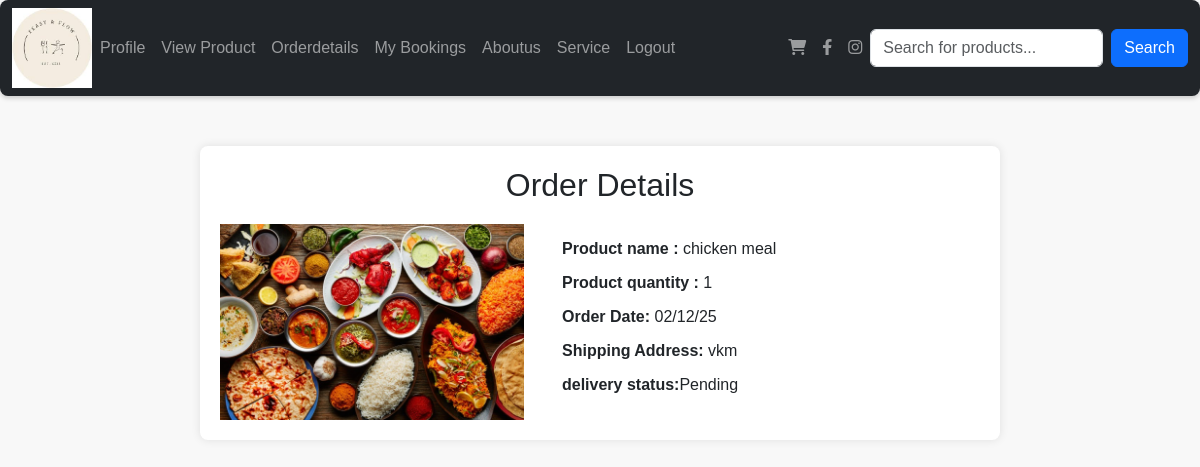
Before: /orderdetails/ (signed in) with the older database file.
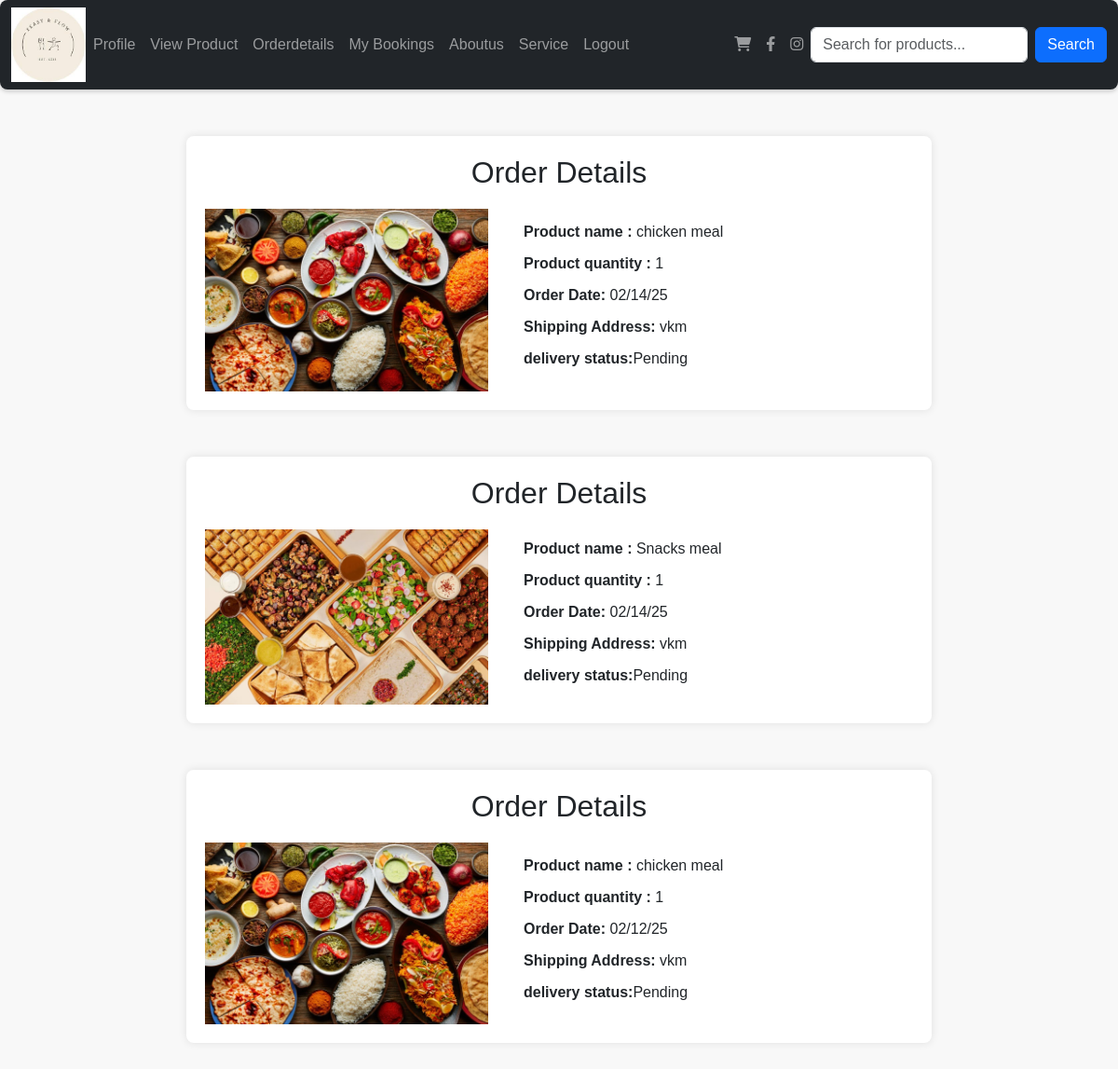
After: the same page with the newer database file.
### app/models.py (models this page shows, shortened)
class Buy(models.Model):
    product = models.ForeignKey(Product,on_delete=models.CASCADE)
    user = models.ForeignKey(Register,on_delete=models.CASCADE)
    date_of_buying = models.TextField()
    quantity = models.IntegerField()
    price = models.IntegerField()
    DELIVERY_STATUS_CHOICES = [
        ("Pending", "Pending"),
        ("Shipped", "Shipped"),
        ("In Transit", "In Transit"),
        ("Delivered", "Delivered"),
    ]
    delivery_status = models.CharField(
        max_length=20, choices=DELIVERY_STATUS_CHOICES, default="Pending"
    )

class Product(models.Model):
    shop = models.ForeignKey(Shopreg,on_delete=models.CASCADE)
    name = models.TextField()
    discription = models.TextField()
    price = models.IntegerField()
    quantity = models.IntegerField()
    offerprice = models.IntegerField()
    image = models.FileField()

class Register(models.Model):
    Email = models.EmailField(unique=True)
    name = models.TextField()
    phonenumber = models.IntegerField()
    password = models.TextField()
    location= models.TextField()

### app/views.py (the view)
# urls.py: path('orderdetails/',views.orderdetails),
def orderdetails(req):
    data=Buy.objects.filter(user=get_usr(req))[::-1]
    return render(req,'user/orderdetails.html',{'data':data})

### app/views.py (called while the page is built)
def get_usr(req):
    data=Register.objects.get(Email=req.session['user'])
    return data

### templates/user/orderdetails.html (shortened to what this page needs)
<!DOCTYPE html>
<html lang="en">
<head>
    <link href="https://cdn.jsdelivr.net/npm/bootstrap@5.3.3/dist/css/bootstrap.min.css" rel="stylesheet">
  <link href="https://cdnjs.cloudflare.com/ajax/libs/font-awesome/6.0.0-beta3/css/all.min.css" rel="stylesheet">
</head>
<body>
  <nav id="nav" class="navbar navbar-expand-sm navbar-dark bg-dark">
    <div class="container-fluid">
      <a href="../userhome" class="logo">
        <img src="../static/images.jpg" alt="logo" width="80px">
      </a>
      <div class="collapse navbar-collapse" id="mynavbar">
        <ul class="navbar-nav me-auto">
          <li class="nav-item">
            <a class="nav-link" href="../profile">Profile</a>
          </li>
          <li class="nav-item">
            <a class="nav-link" href="{% url 'userviewproduct' %}">View Product</a>
          </li>
          <li class="nav-item">
            <a class="nav-link" href="../orderdetails">Orderdetails</a>
          </li>
          <li class="nav-item">
            <a class="nav-link" href="../booking-history">My Bookings</a>
          </li>
        <li class="nav-item">
          <a class="nav-link" href="../aboutus">Aboutus</a>
        </li>
      <li class="nav-item">
        <a class="nav-link" href="../service">Service</a>
      </li>
          <li class="nav-item">
            <a class="nav-link" href="../logout">Logout</a>
          </li>
        </ul>
         <ul class="navbar-nav d-flex">
          <li class="nav-item">
            <a class="nav-link" href="../user_view_cart" target="_blank">
              <i class="fas fa-shopping-cart"></i>
            </a>
          </li>
          <li class="nav-item">
            <a class="nav-link" href="https://facebook.com" target="_blank">
              <i class="fab fa-facebook-f"></i>
            </a>
          </li>
          <li class="nav-item">
            <a class="nav-link" href="https://instagram.com" target="_blank">
              <i class="fab fa-instagram"></i>
            </a>
          </li>
        </ul>
    <form class="d-flex" method="post" action="{% url 'product_search' %}">
      <input type="text" class="form-control me-2" name="query" placeholder="Search for products...">
      <button type="submit" class="btn btn-primary">Search</button>
    </form>
      </div>
    </div>
  </nav>
   {% for i in data %}
   <div class="order-container">
       <h2>Order Details</h2>
       <div class="order-row">
           <div class="order-left">
               <img src="{{i.product.image.url}}" alt="Product Image" style="width:100%;">
           </div>
           <div class="order-right">
               <p><strong>Product name :</strong> {{i.product.name}}</p>
               <p><strong>Product quantity :</strong> {{i.quantity}}</p>
               <p><strong>Order Date:</strong> {{i.date_of_buying}}</p>
               <p><strong>Shipping Address:</strong> {{i.user.location}}</p>
               <p><strong>delivery status:</strong>{{ i.delivery_status }} </p>
           </div>
       </div>
   </div>
   {% endfor %}
</body>
</html>

Changed rows visible on the page:
added Buy: product.image (placeholder picture), product.name "chicken meal", quantity "1", date_of_buying "02/14/25", user.location "vkm", delivery_status "Pending"
added Buy: product.image (picture), product.name "Snacks meal", quantity "1", date_of_buying "02/14/25", user.location "vkm", delivery_status "Pending"
